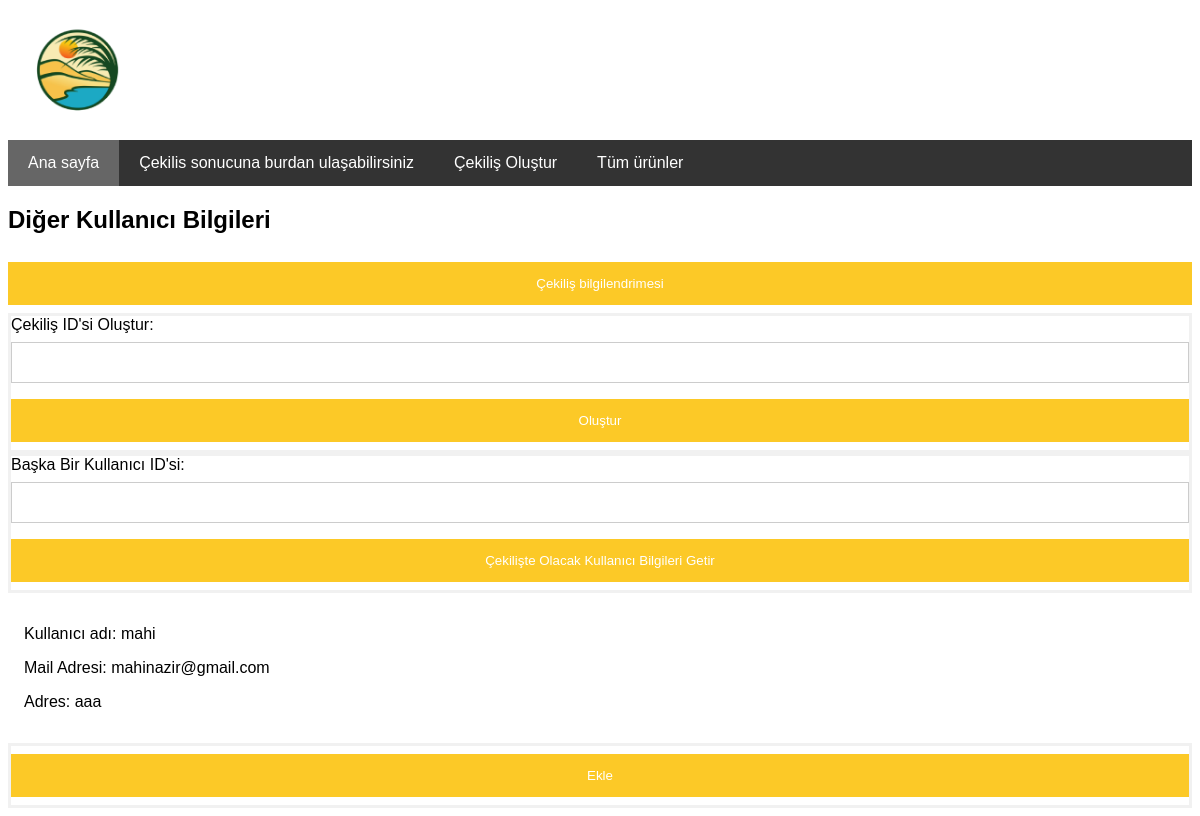
The page /cekilis.php?other_user_id=6 on the database its author committed.
### tables this page shows
CREATE TABLE `userinfo` (
  `id` int(11) NOT NULL,
  `user_id` int(11) DEFAULT NULL,
  `upper_body_size` varchar(10) DEFAULT NULL,
  `lower_body_size` varchar(10) DEFAULT NULL,
  `shoe_size` int(11) DEFAULT NULL,
  `adress` varchar(255) DEFAULT NULL,
  `name` varchar(255) DEFAULT NULL,
  `email` varchar(255) DEFAULT NULL
);

### cekilis.php (the view, shortened to what this page needs)
<?php
include 'connection.php';
if (isset($_GET['other_user_id'])) {
    $other_user_id = $_GET['other_user_id'];
    $query = mysqli_query($conn, "SELECT * FROM userinfo WHERE user_id = '$other_user_id'");
    if (mysqli_num_rows($query) > 0) {
        $row = mysqli_fetch_assoc($query);
    } else {
        $error_message = "Kullanıcının bilgileri bulunamadı.";
    }
}
?>
    <?php include 'cekilishead.php'; ?>
<!DOCTYPE html>
<html lang="en">
<head>
</head>
<body>
    <h2>Diğer Kullanıcı Bilgileri</h2>
<?php include 'infobox.php'; ?>
    <?php if (!isset($_SESSION['raffle_id'])): ?>
        <form action="" method="POST">
            <label for="raffle_id">Çekiliş ID'si Oluştur:</label>
            <input type="text" id="raffle_id" name="raffle_id" required>
            <button type="submit" name="set_raffle_id">Oluştur</button>
        </form>
    <?php endif; ?>
    <form action="" method="GET">
        <label for="other_user_id">Başka Bir Kullanıcı ID'si:</label>
        <input type="text" id="other_user_id" name="other_user_id" required>
        <button type="submit">Çekilişte Olacak Kullanıcı Bilgileri Getir</button>
    </form>
    <div class="container">
    <?php if (isset($row)): ?>
        <p>Kullanıcı adı: <span><?php echo $row['name']; ?></span></p>
        <p>Mail Adresi: <span><?php echo $row['email']; ?></span></p>
        <p>Adres: <span><?php echo $row['adress']; ?></span></p>
        </div>
        <form action="" method="POST">
            <button type="submit" name="add_to_raffle">Ekle</button>
        </form>
    <?php elseif (isset($error_message)): ?>
        <p><?php echo $error_message; ?></p>
    <?php endif; ?>
</body>
</html>

### cekilis.php (style rules this page uses)
body { font-family: Arial, Helvetica, sans-serif; }
form { border: 3px solid #f1f1f1; }
input[type=text], input[type=password] { width: 100%; padding: 12px 20px; margin: 8px 0; display: inline-block; border: 1px solid #ccc; box-sizing: border-box; }
button { background-color: #FCC927; color: white; padding: 14px 20px; margin: 8px 0; border: none; cursor: pointer; width: 100%; }
.container { padding: 16px; }

### rows shown on the page
userinfo: name "mahi", email "mahinazir@gmail.com", adress "aaa"
